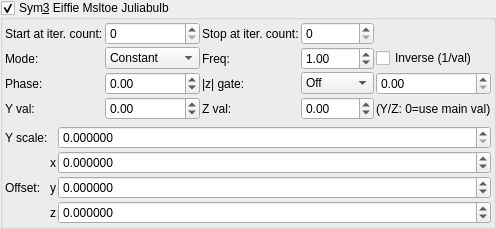
    <widget class="MyGroupBox" name="groupCheck_transf_function_enabledE_false">
     <property name="title">
      <string>Sym&amp;3 Eiffie Msltoe Juliabulb</string>
     </property>
     <property name="checkable">
      <bool>true</bool>
     </property>
     <layout class="QVBoxLayout" name="verticalLayout_4">
      <property name="leftMargin">
       <number>2</number>
      </property>
      <property name="topMargin">
       <number>2</number>
      </property>
      <property name="rightMargin">
       <number>2</number>
      </property>
      <property name="bottomMargin">
       <number>2</number>
      </property>
      <item>
       <layout class="QGridLayout" name="gridLayout_72">
        <property name="spacing">
         <number>2</number>
        </property>
        <item row="0" column="1">
         <widget class="MySpinBox" name="spinboxInt_transf_multiplier_start_iter_4">
          <property name="sizePolicy">
           <sizepolicy hsizetype="Minimum" vsizetype="Maximum">
            <horstretch>0</horstretch>
            <verstretch>0</verstretch>
           </sizepolicy>
          </property>
          <property name="maximum">
           <number>999</number>
          </property>
         </widget>
        </item>
        <item row="0" column="0">
         <widget class="QLabel" name="label_278">
          <property name="text">
           <string>Start at iter. count:</string>
          </property>
         </widget>
        </item>
        <item row="0" column="3">
         <widget class="MySpinBox" name="spinboxInt_transf_multiplier_stop_iter_4">
          <property name="sizePolicy">
           <sizepolicy hsizetype="Minimum" vsizetype="Maximum">
            <horstretch>0</horstretch>
            <verstretch>0</verstretch>
           </sizepolicy>
          </property>
          <property name="maximum">
           <number>999</number>
          </property>
         </widget>
        </item>
      <item row="1" column="0">
       <widget class="QLabel"><property name="text"><string>Mode:</string></property></widget>
      </item>
      <item row="1" column="1">
       <widget class="MyComboBox" name="comboBox_transf_multiplier_value_mode_4">
        <item><property name="text"><string notr="true">Constant</string></property></item>
        <item><property name="text"><string notr="true">Sine</string></property></item>
        <item><property name="text"><string notr="true">Ramp</string></property></item>
        <item><property name="text"><string notr="true">Exponential</string></property></item>
        <item><property name="text"><string notr="true">Triangle</string></property></item>
        <item><property name="text"><string notr="true">Square</string></property></item>
        <item><property name="text"><string notr="true">Smoothstep</string></property></item>
        <item><property name="text"><string notr="true">Noise</string></property></item>
        <item><property name="text"><string notr="true">Ping-pong</string></property></item>
        <item><property name="text"><string notr="true">Stepped</string></property></item>
       </widget>
      </item>
      <item row="1" column="2">
       <widget class="QLabel"><property name="text"><string>Freq:</string></property></widget>
      </item>
      <item row="1" column="3">
       <widget class="MyDoubleSpinBox" name="spinbox_transf_multiplier_frequency_4">
        <property name="minimum"><double>0.01</double></property><property name="maximum"><double>100.0</double></property>
        <property name="singleStep"><double>0.1</double></property><property name="value"><double>1.0</double></property>
       </widget>
      </item>
      <item row="1" column="4" colspan="2">
       <widget class="MyCheckBox" name="checkBox_transf_multiplier_inverse_4">
        <property name="text"><string>Inverse (1/val)</string></property>
       </widget>
      </item>
      <item row="2" column="0">
       <widget class="QLabel"><property name="text"><string>Phase:</string></property></widget>
      </item>
      <item row="2" column="1">
       <widget class="MyDoubleSpinBox" name="spinbox_transf_multiplier_phase_4">
        <property name="minimum"><double>-10.0</double></property><property name="maximum"><double>10.0</double></property>
        <property name="singleStep"><double>0.1</double></property><property name="value"><double>0.0</double></property>
       </widget>
      </item>
      <item row="2" column="2">
       <widget class="QLabel"><property name="text"><string>|z| gate:</string></property></widget>
      </item>
      <item row="2" column="3">
       <widget class="MyComboBox" name="comboBox_transf_multiplier_threshold_mode_4">
        <item><property name="text"><string notr="true">Off</string></property></item>
        <item><property name="text"><string notr="true">&gt; thresh</string></property></item>
        <item><property name="text"><string notr="true">&lt; thresh</string></property></item>
       </widget>
      </item>
      <item row="2" column="4" colspan="2">
       <widget class="MyDoubleSpinBox" name="spinbox_transf_multiplier_threshold_4">
        <property name="minimum"><double>0.0</double></property><property name="maximum"><double>1000.0</double></property>
        <property name="singleStep"><double>0.1</double></property><property name="value"><double>0.0</double></property>
       </widget>
      </item>
      <item row="3" column="0">
       <widget class="QLabel"><property name="text"><string>Y val:</string></property></widget>
      </item>
      <item row="3" column="1">
       <widget class="MyDoubleSpinBox" name="spinbox_transf_multiplier_scale_y_4">
        <property name="minimum"><double>-100.0</double></property><property name="maximum"><double>100.0</double></property>
        <property name="singleStep"><double>0.01</double></property><property name="value"><double>0.0</double></property>
       </widget>
      </item>
      <item row="3" column="2">
       <widget class="QLabel"><property name="text"><string>Z val:</string></property></widget>
      </item>
      <item row="3" column="3">
       <widget class="MyDoubleSpinBox" name="spinbox_transf_multiplier_scale_z_4">
        <property name="minimum"><double>-100.0</double></property><property name="maximum"><double>100.0</double></property>
        <property name="singleStep"><double>0.01</double></property><property name="value"><double>0.0</double></property>
       </widget>
      </item>
      <item row="3" column="4" colspan="2">
       <widget class="QLabel"><property name="text"><string notr="true">(Y/Z: 0=use main val)</string></property></widget>
      </item>
        <item row="0" column="2">
         <widget class="QLabel" name="label_277">
          <property name="text">
           <string>Stop at iter. count:</string>
          </property>
         </widget>
        </item>
       </layout>
      </item>
      <item>
       <layout class="QGridLayout" name="gridLayout_65" columnstretch="0,0,0,1">
        <property name="spacing">
         <number>2</number>
        </property>
        <item row="2" column="3">
         <widget class="MyDoubleSpinBox" name="spinbox3_transf_addition_constant_y">
          <property name="sizePolicy">
           <sizepolicy hsizetype="Minimum" vsizetype="Maximum">
            <horstretch>0</horstretch>
            <verstretch>0</verstretch>
           </sizepolicy>
          </property>
          <property name="prefix">
           <string/>
          </property>
          <property name="suffix">
           <string/>
          </property>
          <property name="decimals">
           <number>6</number>
          </property>
          <property name="minimum">
           <double>-99.989999999999995</double>
          </property>
          <property name="maximum">
           <double>99.989999999999995</double>
          </property>
          <property name="singleStep">
           <double>0.100000000000000</double>
          </property>
         </widget>
        </item>
        <item row="2" column="1">
         <widget class="QLabel" name="label_275">
          <property name="text">
           <string>Offset:</string>
          </property>
         </widget>
        </item>
        <item row="0" column="3">
         <widget class="MyDoubleSpinBox" name="spinbox_transf_scale">
          <property name="sizePolicy">
           <sizepolicy hsizetype="Minimum" vsizetype="Maximum">
            <horstretch>0</horstretch>
            <verstretch>0</verstretch>
           </sizepolicy>
          </property>
          <property name="prefix">
           <string/>
          </property>
          <property name="suffix">
           <string/>
          </property>
          <property name="decimals">
           <number>6</number>
          </property>
          <property name="minimum">
           <double>0.000000000000000</double>
          </property>
          <property name="maximum">
           <double>99.998999999999995</double>
          </property>
          <property name="singleStep">
           <double>0.100000000000000</double>
          </property>
         </widget>
        </item>
        <item row="0" column="1">
         <widget class="QLabel" name="label_8">
          <property name="text">
           <string>Y scale:</string>
          </property>
         </widget>
        </item>
        <item row="3" column="3">
         <widget class="MyDoubleSpinBox" name="spinbox3_transf_addition_constant_z">
          <property name="sizePolicy">
           <sizepolicy hsizetype="Minimum" vsizetype="Maximum">
            <horstretch>0</horstretch>
            <verstretch>0</verstretch>
           </sizepolicy>
          </property>
          <property name="prefix">
           <string/>
          </property>
          <property name="suffix">
           <string/>
          </property>
          <property name="decimals">
           <number>6</number>
          </property>
          <property name="minimum">
           <double>-99.989999999999995</double>
          </property>
          <property name="maximum">
           <double>99.989999999999995</double>
          </property>
          <property name="singleStep">
           <double>0.100000000000000</double>
          </property>
         </widget>
        </item>
        <item row="1" column="3">
         <widget class="MyDoubleSpinBox" name="spinbox3_transf_addition_constant_x">
          <property name="sizePolicy">
           <sizepolicy hsizetype="Minimum" vsizetype="Maximum">
            <horstretch>0</horstretch>
            <verstretch>0</verstretch>
           </sizepolicy>
          </property>
          <property name="prefix">
           <string/>
          </property>
          <property name="suffix">
           <string/>
          </property>
          <property name="decimals">
           <number>6</number>
          </property>
          <property name="minimum">
           <double>-99.989999999999995</double>
          </property>
          <property name="maximum">
           <double>99.989999999999995</double>
          </property>
          <property name="singleStep">
           <double>0.100000000000000</double>
          </property>
         </widget>
        </item>
        <item row="2" column="2">
         <widget class="QLabel" name="label_274">
          <property name="text">
           <string notr="true">y</string>
          </property>
         </widget>
        </item>
        <item row="1" column="2">
         <widget class="QLabel" name="label_257">
          <property name="text">
           <string notr="true">x</string>
          </property>
         </widget>
        </item>
        <item row="3" column="2">
         <widget class="QLabel" name="label_273">
          <property name="text">
           <string notr="true">z</string>
          </property>
         </widget>
        </item>
       </layout>
      </item>
     </layout>
    </widget>
